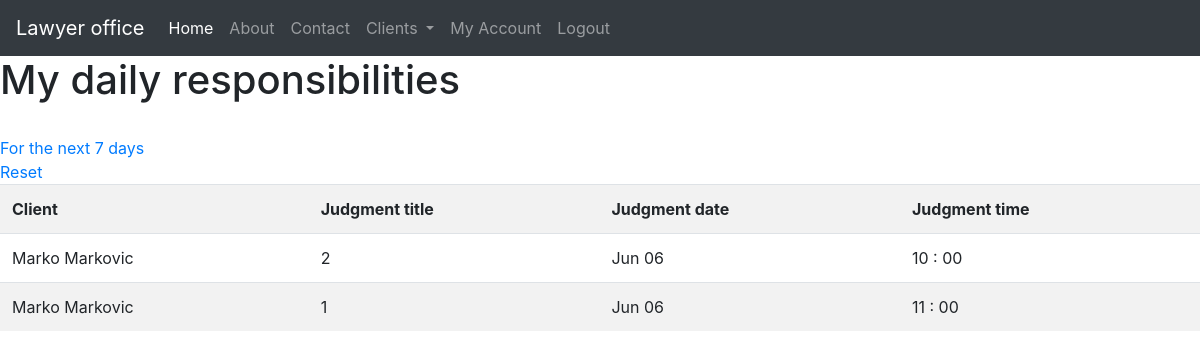
The app's page /responsibilities (signed in) with its own data.
### blog/models.py (models this page shows)
class Client(db.Model):
    id = db.Column(db.Integer, primary_key=True)
    first_name = db.Column(db.String(250), nullable=False)
    last_name = db.Column(db.String(250), nullable=False)
    city = db.Column(db.String(50), nullable=False)
    address = db.Column(db.String(50), nullable=False)
    phone = db.Column(db.String(50), nullable=False)
    mail = db.Column(db.String(50))
    user_id = db.Column(db.Integer, db.ForeignKey('user.id'), nullable=False)
    judgments = db.relationship('Judgment', backref='judgments')

class Judgment(db.Model):
    id = db.Column(db.Integer, primary_key=True)
    title = db.Column(db.String(250), nullable=False)
    content = db.Column(db.Text, nullable=False)
    date_of_judgment = db.Column(db.DateTime, default=datetime.now)
    document = db.Column(db.LargeBinary)
    client_id = db.Column(db.Integer, db.ForeignKey('client.id'))

### client/routes.py (the view)
@client.route("/responsibilities", methods=['GET'])
def responsibilities():
    start_day = datetime.today().date()
    end_day = datetime.today().date() + timedelta(days=1)
    judgments = Judgment.query.filter(Judgment.date_of_judgment.between(start_day, end_day)).order_by(
        Judgment.date_of_judgment.asc()).all()
    if not judgments:
        return render_template("responsibilities.html", title="Responsibilities")
    all_clients = {
    }
    for judgment in judgments:
        all_clients[judgment.id] = Client.query.filter(Client.id == judgment.client_id).all()
    return render_template("responsibilities.html", judgments=judgments, clients_list=all_clients,
                           title="Responsibilities")

### blog/models.py (called while the page is built)
@login_manager.user_loader
def load_user(user_id):
    return User.query.get(int(user_id))

### blog/templates/responsibilities.html
{% extends 'base.html' %}
{% block content %}
<h1>My daily responsibilities</h1>
<br>
<a href="{{url_for('client.responsibilities_next_day')}}">For the next 7 days</a>
<br>
<a href="{{url_for('client.responsibilities')}}">Reset</a>
<br>
<table class="table table-striped">
    <tr>
        <th>Client</th>
        <th>Judgment title</th>
        <th>Judgment date</th>
        <th>Judgment time</th>
    </tr>
    {% for judgment in judgments %}
    <tr>
        {% for clients in clients_list[judgment.id] %}
        <td>{{clients.first_name}} {{clients.last_name}}</td>
        <td>{{judgment.title}}</td>
        <td>{{judgment.date_of_judgment.strftime("%b %d")}}</td>
        <td>{{judgment.date_of_judgment.strftime("%H : %M")}}</td>
        {%endfor%}
    </tr>
    {%endfor%}
</table>
{% endblock content %}

### records on screen
Judgment: title "2", date_of_judgment "Jun 06", date_of_judgment "10 : 00"
Client: first_name "Marko", last_name "Markovic"
Judgment: title "1", date_of_judgment "Jun 06", date_of_judgment "11 : 00"
